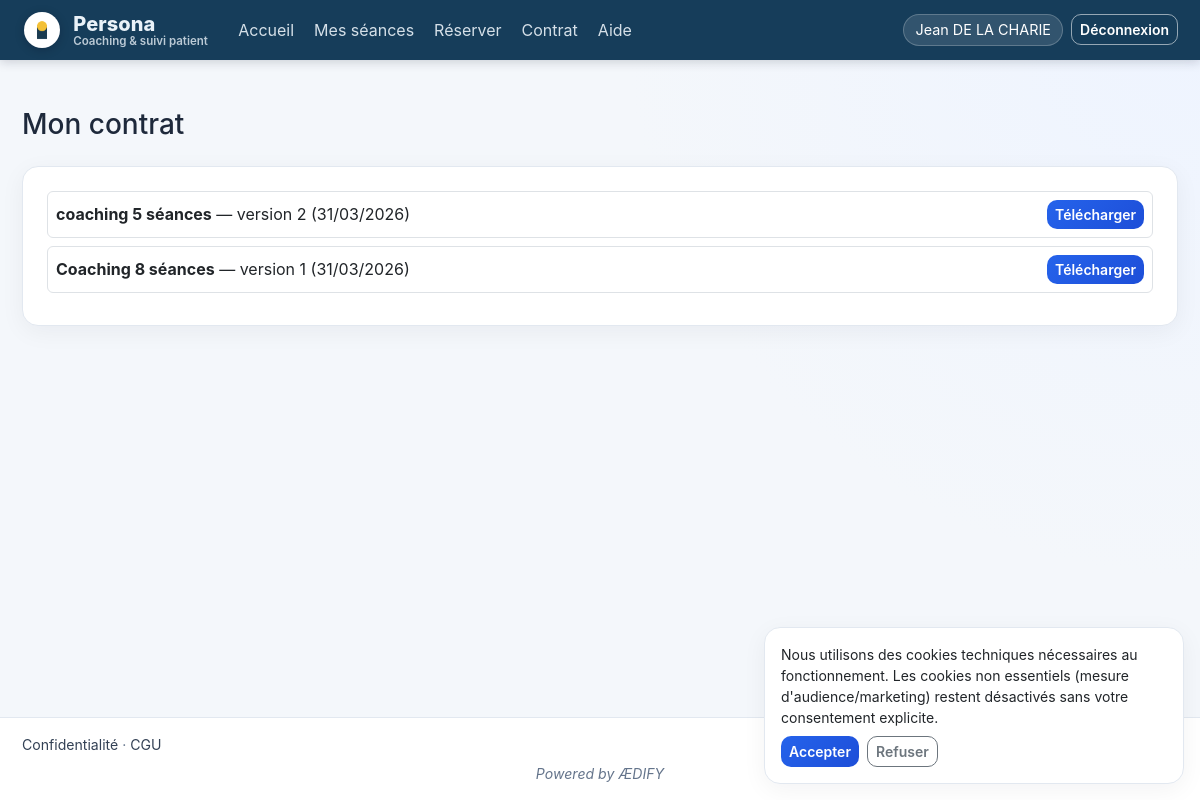
The page /patient/contract (signed in) on the database its author committed.
### app/models.py (models this page shows, shortened)
class User(UserMixin, db.Model):
    __tablename__ = "users"
    id = db.Column(db.Integer, primary_key=True)
    email = db.Column(db.String(255), unique=True, nullable=False, index=True)
    name = db.Column(db.String(255), nullable=False)
    password_hash = db.Column(db.String(255), nullable=False)
    role = db.Column(db.String(20), nullable=False)  # admin | coach | patient
    coach_id = db.Column(db.Integer, db.ForeignKey("users.id"), nullable=True)
    is_suspended = db.Column(db.Boolean, default=False, nullable=False)
    legal_hold = db.Column(db.Boolean, default=False, nullable=False)
    must_change_password = db.Column(db.Boolean, default=False)
    created_at = db.Column(db.DateTime, default=utcnow)
    coach = db.relationship("User", remote_side=[id], backref=db.backref("patients_users", lazy="dynamic"))
    settings = db.relationship("CoachSettings", back_populates="coach_user", uselist=False)
    patient_profile = db.relationship(
        "Patient",
        back_populates="user",
        uselist=False,
        foreign_keys="Patient.user_id",
    )
    def is_coach(self) -> bool:
        return self.role == "coach"
    def is_patient(self) -> bool:
        return self.role == "patient"
    def is_admin(self) -> bool:
        return self.role == "admin"
    @property
    def is_active(self) -> bool:
        return not bool(self.is_suspended)

class ContractVersion(db.Model):
    __tablename__ = "contract_versions"
    id = db.Column(db.Integer, primary_key=True)
    patient_id = db.Column(db.Integer, db.ForeignKey("patients.id"), nullable=False)
    title = db.Column(db.String(255), nullable=False)
    file_path = db.Column(db.String(512), nullable=False)
    version = db.Column(db.Integer, nullable=False, default=1)
    uploaded_at = db.Column(db.DateTime, default=utcnow)
    patient = db.relationship("Patient", back_populates="contracts")

### app/patient/routes.py (the view)
@bp.route("/contract")
@login_required
@patient_required
def contract():
    p = _patient_profile()
    return render_template("patient/contract.html", patient=p, contracts=p.contracts)

### app/patient/routes.py (called while the page is built)
def _patient_profile() -> Patient:
    p = current_user.patient_profile
    if not p:
        abort(403)
    return p

### app/templates/patient/contract.html (shortened to what this page needs)
{% extends "base.html" %}
{% block content %}
<h1 class="h3 mb-4">Mon contrat</h1>
{% if contracts %}
<div class="card p-4">
  {% for contract in contracts %}
  <div class="d-flex justify-content-between align-items-center border rounded p-2 mb-2">
    <div><strong>{{ contract.title }}</strong> — version {{ contract.version }} ({{ contract.uploaded_at.strftime('%d/%m/%Y') }})</div>
    <a class="btn btn-sm btn-primary" href="{{ url_for('patient.contract_download_one', cid=contract.id) }}">Télécharger</a>
  </div>
  {% endfor %}
</div>
{% else %}
<p class="text-muted">Votre coach n’a pas encore déposé de contrat.</p>
{% endif %}
{% endblock %}

### app/templates/base.html (shortened to what this page needs)
<!DOCTYPE html>
<html lang="fr">
<head>
  <link href="https://cdn.jsdelivr.net/npm/bootstrap@5.3.3/dist/css/bootstrap.min.css" rel="stylesheet">
  <link href="{{ url_for('static', filename='css/style.css') }}" rel="stylesheet">
</head>
<body>
<div class="app-shell">
  <nav class="navbar navbar-expand-lg topbar sticky-top">
    <div class="container-fluid app-container">
      <a class="navbar-brand brand" href="{{ url_for('main.index') }}">
        <span class="brand-logo-wrap">
          <img src="{{ url_for('static', filename='img/logo-coachdesk.png') }}" alt="Logo Persona" class="brand-logo" onerror="this.onerror=null;if(!this.dataset.fallback){this.dataset.fallback='jpg';this.src='{{ url_for('static', filename='img/logo-coachdesk.jpg') }}';}else{this.src='{{ url_for('static', filename='img/logo-coachdesk.svg') }}';}">
        </span>
        <span class="brand-text">
          <span class="brand-title">Persona</span>
          <span class="brand-subtitle">Coaching & suivi patient</span>
        </span>
      </a>
      <div class="collapse navbar-collapse" id="nav">
        <ul class="navbar-nav me-auto nav-pills-soft">
          {% if current_user.is_authenticated and current_user.is_admin() %}
          <li class="nav-item"><a class="nav-link" href="{{ url_for('admin.dashboard') }}">Administration</a></li>
          {% elif current_user.is_authenticated and current_user.is_patient() %}
          <li class="nav-item"><a class="nav-link" href="{{ url_for('patient.dashboard') }}">Accueil</a></li>
          <li class="nav-item"><a class="nav-link" href="{{ url_for('patient.sessions') }}">Mes séances</a></li>
          <li class="nav-item"><a class="nav-link" href="{{ url_for('patient.book') }}">Réserver</a></li>
          <li class="nav-item"><a class="nav-link" href="{{ url_for('patient.contract') }}">Contrat</a></li>
          {% else %}
          <li class="nav-item"><a class="nav-link" href="{{ url_for('auth.login') }}">Connexion</a></li>
          {% endif %}
          <li class="nav-item"><a class="nav-link" href="{{ url_for('main.help_page') }}">Aide</a></li>
        </ul>
        <ul class="navbar-nav ms-auto align-items-lg-center">
          {% if current_user.is_authenticated %}
          <li class="nav-item me-lg-2"><span class="user-chip">{{ current_user.name }}</span></li>
          <li class="nav-item"><a class="btn btn-sm btn-outline-primary" href="{{ url_for('auth.logout') }}">Déconnexion</a></li>
          {% endif %}
        </ul>
      </div>
    </div>
  </nav>
  <main class="app-main">
    <div class="container-fluid app-container py-4 py-md-5">
      {% block content %}{% endblock %}
    </div>
  </main>
  {% if request.cookies.get('persona_cookie_consent') is none %}
  <div class="cookie-banner card p-3">
    <div class="small">
      Nous utilisons des cookies techniques nécessaires au fonctionnement. Les cookies non essentiels
      (mesure d'audience/marketing) restent désactivés sans votre consentement explicite.
    </div>
    <div class="mt-2 d-flex gap-2">
      <button class="btn btn-sm btn-primary" type="button" onclick="personaSetCookieConsent('accepted')">Accepter</button>
      <button class="btn btn-sm btn-outline-secondary" type="button" onclick="personaSetCookieConsent('refused')">Refuser</button>
    </div>
  </div>
  {% endif %}
  <footer class="app-footer">
    <div class="container-fluid app-container d-flex flex-wrap justify-content-between gap-2">
      <span><a href="{{ url_for('main.privacy') }}">Confidentialité</a> · <a href="{{ url_for('main.terms') }}">CGU</a></span>
    </div>
    <div class="container-fluid app-container text-center mt-2">
      <em>Powered by ÆDIFY</em>
    </div>
  </footer>
</div>
</body>
</html>

### app/static/css/style.css (style rules this page uses)
:root { --bg: #f4f7fb; --surface: #ffffff; --text: #1e293b; --muted: #64748b; --primary: #2563eb; --border: #e2e8f0; --topbar-bg: #163d5a; --topbar-text: #eaf2f8; }
* { box-sizing: border-box; }
body { margin: 0; font-family: Inter, "Segoe UI", Roboto, Helvetica, Arial, sans-serif; color: var(--text); background: radial-gradient(circle at top right, #eef4ff 0%, var(--bg) 40%); }
.app-shell { min-height: 100vh; display: flex; flex-direction: column; }
.app-container { max-width: 1180px; }
.topbar { background: var(--topbar-bg); border-bottom: 0; box-shadow: 0 2px 10px rgba(15, 23, 42, 0.18); }
.brand { color: var(--topbar-text); display: flex; align-items: center; gap: 0.8rem; padding: 0.25rem 0.4rem 0.25rem 0.15rem; border-radius: 999px; transition: background 0.2s ease; }
.brand-logo-wrap { width: 36px; height: 36px; border-radius: 999px; background: #ffffff; border: 1px solid rgba(255, 255, 255, 0.85); display: inline-flex; align-items: center; justify-content: center; box-shadow: 0 2px 10px rgba(2, 6, 23, 0.22); }
.brand-logo { width: 20px; height: 20px; object-fit: contain; }
.brand-text { display: flex; flex-direction: column; line-height: 1.1; }
.brand-title { font-weight: 800; letter-spacing: 0.1px; }
.brand-subtitle { font-size: 0.72rem; color: rgba(234, 242, 248, 0.78); font-weight: 600; }
.nav-pills-soft .nav-link { color: var(--topbar-text); border-radius: 10px; padding: 0.45rem 0.8rem; margin-right: 0.25rem; opacity: 0.9; }
.user-chip { display: inline-flex; align-items: center; font-size: 0.9rem; color: #ffffff; background: rgba(255, 255, 255, 0.12); border: 1px solid rgba(255, 255, 255, 0.22); border-radius: 999px; padding: 0.25rem 0.7rem; }
.topbar .btn-outline-primary { border-color: rgba(255, 255, 255, 0.55); color: #ffffff; }
.app-main { flex: 1; }
.card { border: 1px solid var(--border); border-radius: 16px; background: var(--surface); box-shadow: 0 6px 24px rgba(15, 23, 42, 0.05); }
.btn { border-radius: 10px; font-weight: 600; }
.btn-primary { background: linear-gradient(135deg, #2563eb, #1d4ed8); border: none; }
.btn-outline-primary { border-color: #93c5fd; color: #1d4ed8; }
.app-footer { background: #fff; border-top: 1px solid var(--border); color: var(--muted); font-size: 0.88rem; padding: 1rem 0; }
.app-footer a { color: #334155; text-decoration: none; }
.cookie-banner { position: fixed; bottom: 16px; right: 16px; width: min(420px, calc(100vw - 24px)); z-index: 1040; }

### rows shown on the page
User: name "Jean DE LA CHARIE"
ContractVersion: title "coaching 5 séances", version "2", uploaded_at "31/03/2026"
ContractVersion: title "Coaching 8 séances", version "1", uploaded_at "31/03/2026"
